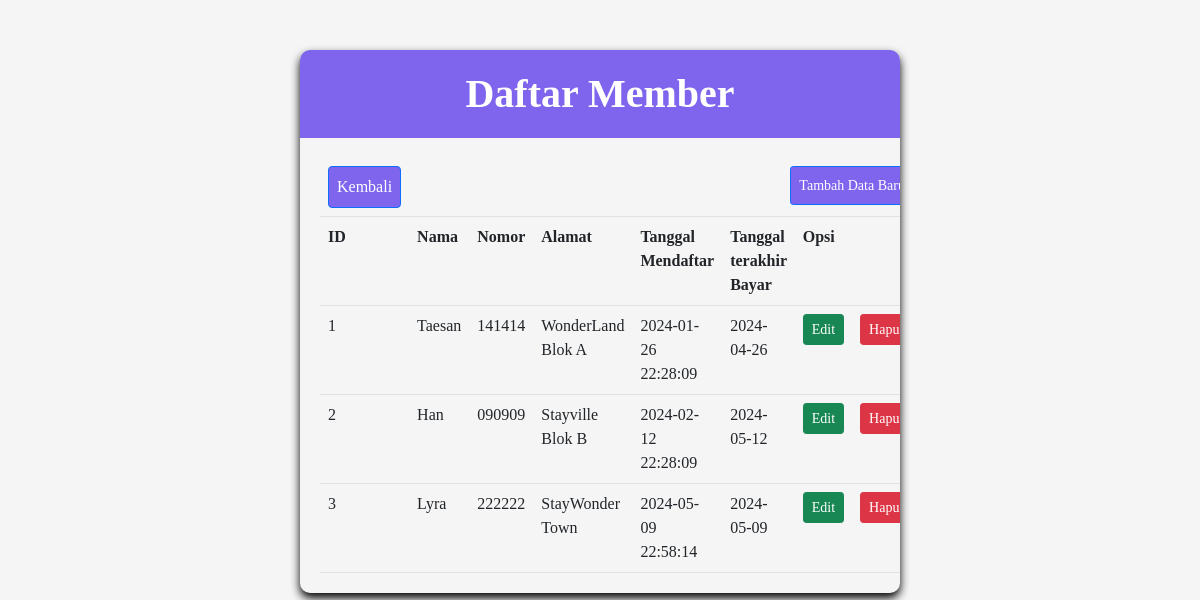
The page /member.php on the database its author committed.
### tables this page shows
CREATE TABLE `member` (
  `id_member` int(11) NOT NULL,
  `nama_member` varchar(250) DEFAULT NULL,
  `nomor_member` varchar(15) DEFAULT NULL,
  `alamat` text DEFAULT NULL,
  `tgl_mendaftar` datetime DEFAULT NULL,
  `tgl_terakhir_bayar` date DEFAULT NULL
);

### Model.php (called while the page is built, shortened)
<?php
function selectalldata($table)
{
    $select = "SELECT * FROM $table";
    $select1 = mysqli_query($GLOBALS['connect'], $select);
    return $select1;
}

### member.php (the view, shortened to what this page needs)
<?php
require "Model.php";
?>
<!doctype html>
<html lang="en">
<head>
    <link href="https://cdn.jsdelivr.net/npm/bootstrap@5.1.3/dist/css/bootstrap.min.css" rel="stylesheet">
</head>
<body>
    <div class="list-group w-50">
        <h1 class="text-center">Daftar Member</h1>
        <div class="table-responsive">
            <table class="table">
            <tr>
                <td><a href="index.php"><button type="button" class="btn btn-primary">Kembali</button></a></td>
                <td colspan="7"><a href="formMember.php"><button type="button" class="btn btn-primary float-end btn-sm">Tambah Data Baru</button></a></td>
            </tr>
            <tr>
                <th>ID</th>
                <th>Nama</th>
                <th>Nomor</th>
                <th>Alamat</th>
                <th>Tanggal Mendaftar</th>
                <th>Tanggal terakhir Bayar</th>
                <th colspan="2">Opsi</th>
            </tr>
            <?php
            $result = selectalldata("member");
            while ($data = mysqli_fetch_array($result)) {
                ?>
                <tr>
                    <td><?php echo $data['id_member'] ?></td>
                    <td><?php echo $data['nama_member'] ?></td>
                    <td><?php echo $data['nomor_member'] ?></td>
                    <td><?php echo $data['alamat'] ?></td>
                    <td><?php echo $data['tgl_mendaftar'] ?></td>
                    <td><?php echo $data['tgl_terakhir_bayar'] ?></td>
                    <td style="text-align: center;"><a href="formMember.php?id_member=<?php echo $data['id_member']; ?>"><button class="btn btn-success btn-sm">Edit</button></a></td>
                    <td style="text-align: center;"><a href="member.php?id_member=<?php echo $data['id_member']; ?>" onclick="return confirm('Hapus Data?')"><button class="btn btn-danger btn-sm">Hapus</button></a></td>
                </tr>
                <?php
            }
            ?>
        </table>
        </div>
    </div>
</body>
</html>

### member.php (style rules this page uses)
* { font-family:Georgia, 'Times New Roman', Times, serif; }
body { background: whitesmoke; }
.list-group { margin: 50px auto; box-shadow: 0px 5px 10px black; border-radius: 10px; overflow: hidden; }
h1 { background-color: rgb(127, 100, 237); color: white; font-weight: bold; padding: 20px 0; margin: 0; }
.table-responsive { padding: 20px; }
table.table { margin-bottom: 0; }
.btn-primary { background-color: rgb(127, 100, 237); padding: 8px; }

### rows shown on the page
member: id_member "1", nama_member "Taesan", nomor_member "141414", alamat "WonderLand Blok A", tgl_mendaftar "2024-01-26 22:28:09", tgl_terakhir_bayar "2024-04-26"
member: id_member "2", nama_member "Han", nomor_member "090909", alamat "Stayville Blok B", tgl_mendaftar "2024-02-12 22:28:09", tgl_terakhir_bayar "2024-05-12"
member: id_member "3", nama_member "Lyra", nomor_member "222222", alamat "StayWonder Town", tgl_mendaftar "2024-05-09 22:58:14", tgl_terakhir_bayar "2024-05-09"
